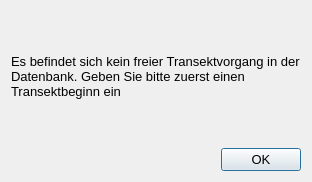
<?xml version="1.0" encoding="UTF-8"?>
<ui version="4.0">
 <class>InvalidKWEntryDialog</class>
 <widget class="QDialog" name="InvalidKWEntryDialog">
  <property name="geometry">
   <rect>
    <x>0</x>
    <y>0</y>
    <width>312</width>
    <height>182</height>
   </rect>
  </property>
  <property name="font">
   <font>
    <family>Arial</family>
    <pointsize>10</pointsize>
   </font>
  </property>
  <property name="windowTitle">
   <string>Kein freier Transekt</string>
  </property>
  <property name="windowIcon">
   <iconset resource="resources.qrc">
    <normaloff>:/logos/logo_oceancare_2.png</normaloff>:/logos/logo_oceancare_2.png</iconset>
  </property>
  <layout class="QVBoxLayout" name="verticalLayout_2">
   <item>
    <layout class="QVBoxLayout" name="verticalLayout">
     <item>
      <spacer name="verticalSpacer_2">
       <property name="orientation">
        <enum>Qt::Vertical</enum>
       </property>
       <property name="sizeHint" stdset="0">
        <size>
         <width>20</width>
         <height>40</height>
        </size>
       </property>
      </spacer>
     </item>
     <item>
      <widget class="QLabel" name="labelInvalidKWEntry">
       <property name="text">
        <string>Es befindet sich kein freier Transektvorgang in der Datenbank. Geben Sie bitte zuerst einen Transektbeginn ein</string>
       </property>
       <property name="wordWrap">
        <bool>true</bool>
       </property>
      </widget>
     </item>
     <item>
      <spacer name="verticalSpacer">
       <property name="orientation">
        <enum>Qt::Vertical</enum>
       </property>
       <property name="sizeHint" stdset="0">
        <size>
         <width>20</width>
         <height>40</height>
        </size>
       </property>
      </spacer>
     </item>
    </layout>
   </item>
   <item>
    <layout class="QHBoxLayout" name="horizontalLayout">
     <item>
      <spacer name="horizontalSpacer">
       <property name="orientation">
        <enum>Qt::Horizontal</enum>
       </property>
       <property name="sizeHint" stdset="0">
        <size>
         <width>40</width>
         <height>20</height>
        </size>
       </property>
      </spacer>
     </item>
     <item>
      <widget class="QPushButton" name="pushButtonAccept">
       <property name="text">
        <string>OK</string>
       </property>
      </widget>
     </item>
    </layout>
   </item>
  </layout>
 </widget>
 <resources>
  <include location="resources.qrc"/>
 </resources>
 <connections/>
</ui>
